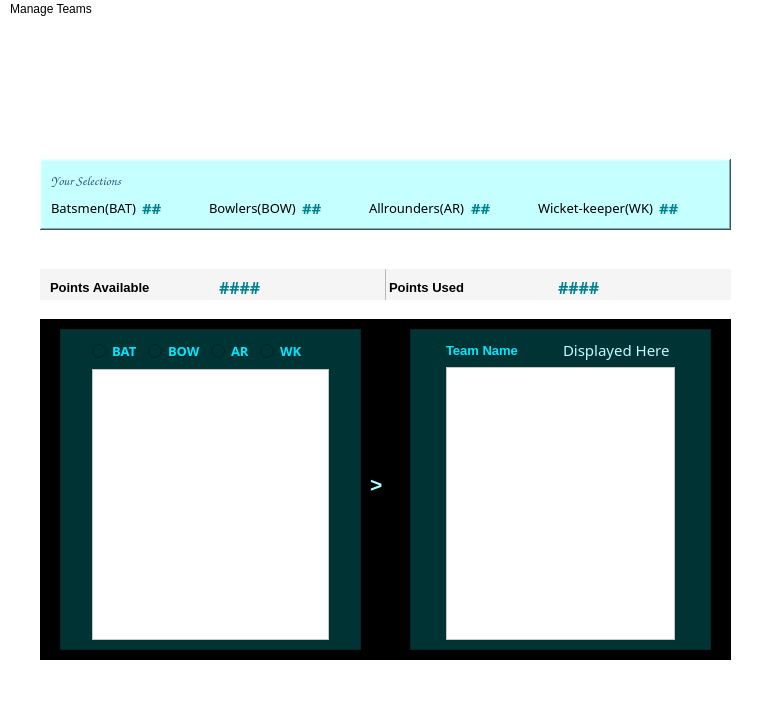
<?xml version="1.0" encoding="UTF-8"?>
<ui version="4.0">
 <class>MainWindow</class>
 <widget class="QMainWindow" name="MainWindow">
  <property name="geometry">
   <rect>
    <x>0</x>
    <y>0</y>
    <width>769</width>
    <height>703</height>
   </rect>
  </property>
  <property name="windowTitle">
   <string>Fantasy Cricket</string>
  </property>
  <property name="styleSheet">
   <string notr="true">background-color: rgb(255, 255, 255);</string>
  </property>
  <widget class="QWidget" name="centralwidget">
   <widget class="QFrame" name="frame">
    <property name="geometry">
     <rect>
      <x>40</x>
      <y>140</y>
      <width>691</width>
      <height>71</height>
     </rect>
    </property>
    <property name="autoFillBackground">
     <bool>false</bool>
    </property>
    <property name="styleSheet">
     <string notr="true">background-color: rgb(197, 255, 255);
border-color: rgb(25, 252, 255);</string>
    </property>
    <property name="frameShape">
     <enum>QFrame::WinPanel</enum>
    </property>
    <property name="frameShadow">
     <enum>QFrame::Raised</enum>
    </property>
    <property name="lineWidth">
     <number>0</number>
    </property>
    <property name="midLineWidth">
     <number>1</number>
    </property>
    <layout class="QGridLayout" name="gridLayout_3">
     <item row="1" column="7">
      <widget class="QLabel" name="WK">
       <property name="font">
        <font>
         <family>Agency FB</family>
         <pointsize>11</pointsize>
         <weight>75</weight>
         <bold>true</bold>
        </font>
       </property>
       <property name="styleSheet">
        <string notr="true">color: rgb(0, 129, 143);</string>
       </property>
       <property name="text">
        <string>##</string>
       </property>
      </widget>
     </item>
     <item row="1" column="0">
      <widget class="QLabel" name="label_2">
       <property name="font">
        <font>
         <family>Algerian</family>
         <pointsize>10</pointsize>
         <weight>50</weight>
         <bold>false</bold>
        </font>
       </property>
       <property name="text">
        <string>Batsmen(BAT)</string>
       </property>
      </widget>
     </item>
     <item row="1" column="2">
      <widget class="QLabel" name="label_4">
       <property name="font">
        <font>
         <family>Algerian</family>
         <pointsize>10</pointsize>
         <weight>50</weight>
         <bold>false</bold>
        </font>
       </property>
       <property name="text">
        <string>Bowlers(BOW)</string>
       </property>
      </widget>
     </item>
     <item row="1" column="1">
      <widget class="QLabel" name="BAT">
       <property name="font">
        <font>
         <family>Agency FB</family>
         <pointsize>11</pointsize>
         <weight>75</weight>
         <bold>true</bold>
        </font>
       </property>
       <property name="styleSheet">
        <string notr="true">color: rgb(0, 129, 143);</string>
       </property>
       <property name="text">
        <string>##</string>
       </property>
      </widget>
     </item>
     <item row="1" column="5">
      <widget class="QLabel" name="AR">
       <property name="font">
        <font>
         <family>Agency FB</family>
         <pointsize>11</pointsize>
         <weight>75</weight>
         <bold>true</bold>
        </font>
       </property>
       <property name="styleSheet">
        <string notr="true">color: rgb(0, 129, 143);</string>
       </property>
       <property name="text">
        <string>##</string>
       </property>
      </widget>
     </item>
     <item row="1" column="4">
      <widget class="QLabel" name="label_6">
       <property name="font">
        <font>
         <family>Algerian</family>
         <pointsize>10</pointsize>
         <weight>50</weight>
         <bold>false</bold>
        </font>
       </property>
       <property name="text">
        <string>Allrounders(AR)</string>
       </property>
      </widget>
     </item>
     <item row="1" column="6">
      <widget class="QLabel" name="label_8">
       <property name="font">
        <font>
         <family>Algerian</family>
         <pointsize>10</pointsize>
         <weight>50</weight>
         <bold>false</bold>
        </font>
       </property>
       <property name="text">
        <string>Wicket-keeper(WK)</string>
       </property>
      </widget>
     </item>
     <item row="1" column="3">
      <widget class="QLabel" name="BOW">
       <property name="font">
        <font>
         <family>Agency FB</family>
         <pointsize>11</pointsize>
         <weight>75</weight>
         <bold>true</bold>
        </font>
       </property>
       <property name="styleSheet">
        <string notr="true">color: rgb(0, 129, 143);</string>
       </property>
       <property name="text">
        <string>##</string>
       </property>
      </widget>
     </item>
     <item row="0" column="0" colspan="2">
      <widget class="QLabel" name="label">
       <property name="font">
        <font>
         <family>Comic Sans MS</family>
         <pointsize>10</pointsize>
         <weight>75</weight>
         <italic>true</italic>
         <bold>true</bold>
        </font>
       </property>
       <property name="autoFillBackground">
        <bool>false</bool>
       </property>
       <property name="styleSheet">
        <string notr="true">color: rgb(42, 84, 127);
</string>
       </property>
       <property name="text">
        <string>Your Selections</string>
       </property>
      </widget>
     </item>
    </layout>
   </widget>
   <widget class="QFrame" name="frame_2">
    <property name="geometry">
     <rect>
      <x>40</x>
      <y>250</y>
      <width>691</width>
      <height>31</height>
     </rect>
    </property>
    <property name="styleSheet">
     <string notr="true">selection-color: rgb(5, 255, 255);
background-color: rgb(245, 245, 245);
</string>
    </property>
    <property name="frameShape">
     <enum>QFrame::VLine</enum>
    </property>
    <property name="frameShadow">
     <enum>QFrame::Raised</enum>
    </property>
    <property name="lineWidth">
     <number>0</number>
    </property>
    <property name="midLineWidth">
     <number>1</number>
    </property>
    <widget class="QLabel" name="label_10">
     <property name="geometry">
      <rect>
       <x>10</x>
       <y>10</y>
       <width>163</width>
       <height>16</height>
      </rect>
     </property>
     <property name="font">
      <font>
       <family>Arial</family>
       <pointsize>10</pointsize>
       <weight>75</weight>
       <bold>true</bold>
      </font>
     </property>
     <property name="text">
      <string>Points Available</string>
     </property>
    </widget>
    <widget class="QLabel" name="points_available">
     <property name="geometry">
      <rect>
       <x>179</x>
       <y>10</y>
       <width>164</width>
       <height>16</height>
      </rect>
     </property>
     <property name="font">
      <font>
       <family>Agency FB</family>
       <pointsize>12</pointsize>
       <weight>75</weight>
       <bold>true</bold>
      </font>
     </property>
     <property name="styleSheet">
      <string notr="true">color: rgb(0, 129, 143);</string>
     </property>
     <property name="text">
      <string>####</string>
     </property>
    </widget>
    <widget class="QLabel" name="label_12">
     <property name="geometry">
      <rect>
       <x>349</x>
       <y>10</y>
       <width>163</width>
       <height>16</height>
      </rect>
     </property>
     <property name="font">
      <font>
       <family>Arial</family>
       <pointsize>10</pointsize>
       <weight>75</weight>
       <bold>true</bold>
      </font>
     </property>
     <property name="text">
      <string>Points Used</string>
     </property>
    </widget>
    <widget class="QLabel" name="points_used">
     <property name="geometry">
      <rect>
       <x>518</x>
       <y>10</y>
       <width>163</width>
       <height>16</height>
      </rect>
     </property>
     <property name="font">
      <font>
       <family>Agency FB</family>
       <pointsize>12</pointsize>
       <weight>75</weight>
       <bold>true</bold>
      </font>
     </property>
     <property name="styleSheet">
      <string notr="true">color: rgb(0, 129, 143);</string>
     </property>
     <property name="text">
      <string>####</string>
     </property>
    </widget>
   </widget>
   <widget class="QWidget" name="horizontalLayoutWidget">
    <property name="geometry">
     <rect>
      <x>40</x>
      <y>300</y>
      <width>691</width>
      <height>341</height>
     </rect>
    </property>
    <layout class="QHBoxLayout" name="horizontalLayout_5">
     <item>
      <widget class="QFrame" name="frame_5">
       <property name="styleSheet">
        <string notr="true">background-color: rgb(0, 0, 0);</string>
       </property>
       <property name="frameShape">
        <enum>QFrame::StyledPanel</enum>
       </property>
       <property name="frameShadow">
        <enum>QFrame::Raised</enum>
       </property>
       <widget class="QFrame" name="frame_4">
        <property name="geometry">
         <rect>
          <x>20</x>
          <y>10</y>
          <width>301</width>
          <height>321</height>
         </rect>
        </property>
        <property name="styleSheet">
         <string notr="true">background-color: rgb(0, 52, 52);</string>
        </property>
        <property name="frameShape">
         <enum>QFrame::StyledPanel</enum>
        </property>
        <property name="frameShadow">
         <enum>QFrame::Raised</enum>
        </property>
        <layout class="QGridLayout" name="gridLayout">
         <item row="0" column="3">
          <widget class="QRadioButton" name="ar_rb">
           <property name="font">
            <font>
             <family>Bahnschrift</family>
             <pointsize>10</pointsize>
             <weight>75</weight>
             <bold>true</bold>
            </font>
           </property>
           <property name="styleSheet">
            <string notr="true">color: rgb(0, 230, 255);</string>
           </property>
           <property name="text">
            <string>AR</string>
           </property>
          </widget>
         </item>
         <item row="1" column="0">
          <spacer name="horizontalSpacer_3">
           <property name="orientation">
            <enum>Qt::Horizontal</enum>
           </property>
           <property name="sizeHint" stdset="0">
            <size>
             <width>40</width>
             <height>20</height>
            </size>
           </property>
          </spacer>
         </item>
         <item row="0" column="4">
          <widget class="QRadioButton" name="wk_rb">
           <property name="font">
            <font>
             <family>Bahnschrift</family>
             <pointsize>10</pointsize>
             <weight>75</weight>
             <bold>true</bold>
            </font>
           </property>
           <property name="styleSheet">
            <string notr="true">color: rgb(0, 230, 255);</string>
           </property>
           <property name="text">
            <string>WK</string>
           </property>
          </widget>
         </item>
         <item row="1" column="1" colspan="5">
          <widget class="QListWidget" name="players_avail">
           <property name="enabled">
            <bool>true</bool>
           </property>
           <property name="styleSheet">
            <string notr="true">border-color: rgb(1, 166, 255);
background-color: rgb(255, 255, 255);</string>
           </property>
          </widget>
         </item>
         <item row="0" column="2">
          <widget class="QRadioButton" name="bow_rb">
           <property name="font">
            <font>
             <family>Bahnschrift</family>
             <pointsize>10</pointsize>
             <weight>75</weight>
             <bold>true</bold>
            </font>
           </property>
           <property name="styleSheet">
            <string notr="true">color: rgb(0, 230, 255);</string>
           </property>
           <property name="text">
            <string>BOW</string>
           </property>
          </widget>
         </item>
         <item row="0" column="1">
          <widget class="QRadioButton" name="bat_rb">
           <property name="font">
            <font>
             <family>Bahnschrift</family>
             <pointsize>10</pointsize>
             <weight>75</weight>
             <bold>true</bold>
            </font>
           </property>
           <property name="styleSheet">
            <string notr="true">color: rgb(0, 230, 255);</string>
           </property>
           <property name="text">
            <string>BAT</string>
           </property>
          </widget>
         </item>
         <item row="1" column="6">
          <spacer name="horizontalSpacer_2">
           <property name="orientation">
            <enum>Qt::Horizontal</enum>
           </property>
           <property name="sizeHint" stdset="0">
            <size>
             <width>40</width>
             <height>20</height>
            </size>
           </property>
          </spacer>
         </item>
        </layout>
       </widget>
       <widget class="QFrame" name="frame_3">
        <property name="geometry">
         <rect>
          <x>370</x>
          <y>10</y>
          <width>301</width>
          <height>321</height>
         </rect>
        </property>
        <property name="styleSheet">
         <string notr="true">background-color: rgb(0, 52, 52);</string>
        </property>
        <property name="frameShape">
         <enum>QFrame::StyledPanel</enum>
        </property>
        <property name="frameShadow">
         <enum>QFrame::Raised</enum>
        </property>
        <layout class="QGridLayout" name="gridLayout_2">
         <item row="0" column="2">
          <widget class="QLabel" name="team_name">
           <property name="font">
            <font>
             <family>Cooper Black</family>
             <pointsize>11</pointsize>
             <weight>50</weight>
             <bold>false</bold>
            </font>
           </property>
           <property name="styleSheet">
            <string notr="true">color: rgb(190, 252, 255);</string>
           </property>
           <property name="text">
            <string>Displayed Here</string>
           </property>
          </widget>
         </item>
         <item row="0" column="1">
          <widget class="QLabel" name="label_14">
           <property name="font">
            <font>
             <pointsize>10</pointsize>
             <weight>75</weight>
             <bold>true</bold>
            </font>
           </property>
           <property name="styleSheet">
            <string notr="true">color: rgb(0, 230, 255);</string>
           </property>
           <property name="text">
            <string>Team Name</string>
           </property>
          </widget>
         </item>
         <item row="1" column="1" colspan="2">
          <widget class="QListWidget" name="players_selected">
           <property name="styleSheet">
            <string notr="true">border-color: rgb(1, 166, 255);
background-color: rgb(255, 255, 255);</string>
           </property>
          </widget>
         </item>
         <item row="1" column="3">
          <spacer name="horizontalSpacer">
           <property name="orientation">
            <enum>Qt::Horizontal</enum>
           </property>
           <property name="sizeHint" stdset="0">
            <size>
             <width>40</width>
             <height>20</height>
            </size>
           </property>
          </spacer>
         </item>
         <item row="1" column="0">
          <spacer name="horizontalSpacer_4">
           <property name="orientation">
            <enum>Qt::Horizontal</enum>
           </property>
           <property name="sizeHint" stdset="0">
            <size>
             <width>40</width>
             <height>20</height>
            </size>
           </property>
          </spacer>
         </item>
        </layout>
       </widget>
       <widget class="QLabel" name="label_15">
        <property name="geometry">
         <rect>
          <x>330</x>
          <y>140</y>
          <width>31</width>
          <height>51</height>
         </rect>
        </property>
        <property name="font">
         <font>
          <pointsize>16</pointsize>
          <weight>75</weight>
          <bold>true</bold>
         </font>
        </property>
        <property name="styleSheet">
         <string notr="true">color: rgb(170, 255, 255);</string>
        </property>
        <property name="text">
         <string>&gt;</string>
        </property>
        <property name="textFormat">
         <enum>Qt::PlainText</enum>
        </property>
        <property name="margin">
         <number>7</number>
        </property>
        <property name="indent">
         <number>0</number>
        </property>
       </widget>
      </widget>
     </item>
    </layout>
   </widget>
   <widget class="QLabel" name="label_3">
    <property name="geometry">
     <rect>
      <x>70</x>
      <y>10</y>
      <width>641</width>
      <height>121</height>
     </rect>
    </property>
    <property name="text">
     <string/>
    </property>
    <property name="pixmap">
     <pixmap>../../Documents/fantasy.cricket.png</pixmap>
    </property>
    <property name="scaledContents">
     <bool>true</bool>
    </property>
    <property name="alignment">
     <set>Qt::AlignCenter</set>
    </property>
   </widget>
  </widget>
  <widget class="QMenuBar" name="menubar">
   <property name="geometry">
    <rect>
     <x>0</x>
     <y>0</y>
     <width>769</width>
     <height>21</height>
    </rect>
   </property>
   <widget class="QMenu" name="menuManage_Teams">
    <property name="font">
     <font>
      <family>Arial</family>
      <pointsize>10</pointsize>
      <weight>50</weight>
      <bold>false</bold>
     </font>
    </property>
    <property name="title">
     <string>Manage Teams</string>
    </property>
    <addaction name="new_t"/>
    <addaction name="open_t"/>
    <addaction name="save_t"/>
    <addaction name="evaluate_t"/>
    <addaction name="actionQUIT"/>
   </widget>
   <addaction name="menuManage_Teams"/>
  </widget>
  <widget class="QStatusBar" name="statusbar"/>
  <action name="new_t">
   <property name="text">
    <string>NEW Team</string>
   </property>
  </action>
  <action name="open_t">
   <property name="text">
    <string>OPEN Team</string>
   </property>
  </action>
  <action name="save_t">
   <property name="text">
    <string>SAVE Team</string>
   </property>
  </action>
  <action name="evaluate_t">
   <property name="text">
    <string>EVALUATE Team</string>
   </property>
  </action>
  <action name="actionQUIT">
   <property name="text">
    <string>QUIT</string>
   </property>
  </action>
 </widget>
 <resources/>
 <connections/>
</ui>
